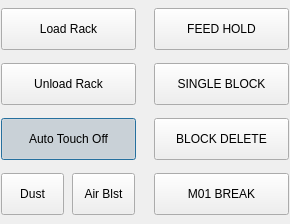
<?xml version="1.0" encoding="UTF-8"?>
<ui version="4.0">
 <class>USER_BUTTONS</class>
 <widget class="QWidget" name="USER_BUTTONS">
  <property name="geometry">
   <rect>
    <x>0</x>
    <y>0</y>
    <width>290</width>
    <height>224</height>
   </rect>
  </property>
  <property name="sizePolicy">
   <sizepolicy hsizetype="Preferred" vsizetype="Preferred">
    <horstretch>0</horstretch>
    <verstretch>0</verstretch>
   </sizepolicy>
  </property>
  <property name="windowTitle">
   <string>User Buttons</string>
  </property>
  <property name="layoutDirection">
   <enum>Qt::LeftToRight</enum>
  </property>
  <layout class="QGridLayout" name="gridLayout">
   <property name="leftMargin">
    <number>1</number>
   </property>
   <property name="topMargin">
    <number>3</number>
   </property>
   <property name="rightMargin">
    <number>1</number>
   </property>
   <property name="bottomMargin">
    <number>1</number>
   </property>
   <property name="horizontalSpacing">
    <number>3</number>
   </property>
   <property name="verticalSpacing">
    <number>8</number>
   </property>
   <item row="0" column="2">
    <widget class="ActionButton" name="feed_hold_button">
     <property name="sizePolicy">
      <sizepolicy hsizetype="Preferred" vsizetype="Fixed">
       <horstretch>0</horstretch>
       <verstretch>0</verstretch>
      </sizepolicy>
     </property>
     <property name="minimumSize">
      <size>
       <width>135</width>
       <height>42</height>
      </size>
     </property>
     <property name="maximumSize">
      <size>
       <width>16777215</width>
       <height>42</height>
      </size>
     </property>
     <property name="focusPolicy">
      <enum>Qt::NoFocus</enum>
     </property>
     <property name="styleSheet">
      <string notr="true">QPushButton {
   	font: 15pt &quot;Bebas Kai&quot;;
}</string>
     </property>
     <property name="text">
      <string>FEED HOLD</string>
     </property>
     <property name="checkable">
      <bool>true</bool>
     </property>
     <property name="rules" stdset="0">
      <string>[{&quot;channels&quot;: [{&quot;url&quot;: &quot;status:interp_state?text&quot;, &quot;trigger&quot;: true}], &quot;property&quot;: &quot;Checked&quot;, &quot;expression&quot;: &quot;ch[0] == 'Paused'&quot;, &quot;name&quot;: &quot;check when paused&quot;}]</string>
     </property>
     <property name="actionName" stdset="0">
      <string>program.pause</string>
     </property>
    </widget>
   </item>
   <item row="1" column="1">
    <widget class="QLabel" name="label_2">
     <property name="sizePolicy">
      <sizepolicy hsizetype="Preferred" vsizetype="Preferred">
       <horstretch>1</horstretch>
       <verstretch>0</verstretch>
      </sizepolicy>
     </property>
    </widget>
   </item>
   <item row="3" column="1">
    <widget class="QLabel" name="label_4">
     <property name="sizePolicy">
      <sizepolicy hsizetype="Preferred" vsizetype="Preferred">
       <horstretch>1</horstretch>
       <verstretch>0</verstretch>
      </sizepolicy>
     </property>
    </widget>
   </item>
   <item row="2" column="2">
    <widget class="ActionButton" name="block_delete_button">
     <property name="sizePolicy">
      <sizepolicy hsizetype="Preferred" vsizetype="Fixed">
       <horstretch>0</horstretch>
       <verstretch>0</verstretch>
      </sizepolicy>
     </property>
     <property name="minimumSize">
      <size>
       <width>135</width>
       <height>42</height>
      </size>
     </property>
     <property name="maximumSize">
      <size>
       <width>16777215</width>
       <height>42</height>
      </size>
     </property>
     <property name="focusPolicy">
      <enum>Qt::NoFocus</enum>
     </property>
     <property name="styleSheet">
      <string notr="true">QPushButton {
   	font: 15pt &quot;Bebas Kai&quot;;
}</string>
     </property>
     <property name="text">
      <string>BLOCK DELETE</string>
     </property>
     <property name="checkable">
      <bool>true</bool>
     </property>
     <property name="actionName" stdset="0">
      <string>program.block-delete.toggle</string>
     </property>
    </widget>
   </item>
   <item row="1" column="0">
    <widget class="MDIButton" name="unload_rack">
     <property name="minimumSize">
      <size>
       <width>135</width>
       <height>42</height>
      </size>
     </property>
     <property name="maximumSize">
      <size>
       <width>16777215</width>
       <height>42</height>
      </size>
     </property>
     <property name="styleSheet">
      <string notr="true">QPushButton {
   	font: 15pt &quot;Bebas Kai&quot;;
}</string>
     </property>
     <property name="text">
      <string>Unload Rack</string>
     </property>
     <property name="MDICommand" stdset="0">
      <string>M14</string>
     </property>
    </widget>
   </item>
   <item row="0" column="1">
    <widget class="QLabel" name="label">
     <property name="sizePolicy">
      <sizepolicy hsizetype="Preferred" vsizetype="Preferred">
       <horstretch>1</horstretch>
       <verstretch>0</verstretch>
      </sizepolicy>
     </property>
    </widget>
   </item>
   <item row="2" column="1">
    <widget class="QLabel" name="label_3">
     <property name="sizePolicy">
      <sizepolicy hsizetype="Preferred" vsizetype="Preferred">
       <horstretch>1</horstretch>
       <verstretch>0</verstretch>
      </sizepolicy>
     </property>
    </widget>
   </item>
   <item row="1" column="2">
    <widget class="ActionButton" name="single_block_button">
     <property name="sizePolicy">
      <sizepolicy hsizetype="Preferred" vsizetype="Fixed">
       <horstretch>0</horstretch>
       <verstretch>0</verstretch>
      </sizepolicy>
     </property>
     <property name="minimumSize">
      <size>
       <width>135</width>
       <height>42</height>
      </size>
     </property>
     <property name="maximumSize">
      <size>
       <width>16777215</width>
       <height>42</height>
      </size>
     </property>
     <property name="focusPolicy">
      <enum>Qt::NoFocus</enum>
     </property>
     <property name="styleSheet">
      <string notr="true">QPushButton {
   	font: 15pt &quot;Bebas Kai&quot;;
}</string>
     </property>
     <property name="text">
      <string>SINGLE BLOCK</string>
     </property>
     <property name="actionName" stdset="0">
      <string>program.step</string>
     </property>
    </widget>
   </item>
   <item row="2" column="0">
    <widget class="HalButton" name="halbutton">
     <property name="minimumSize">
      <size>
       <width>135</width>
       <height>42</height>
      </size>
     </property>
     <property name="styleSheet">
      <string notr="true">QPushButton {
   	font: 15pt &quot;Bebas Kai&quot;;
}</string>
     </property>
     <property name="text">
      <string>Auto Touch Off</string>
     </property>
     <property name="checkable">
      <bool>true</bool>
     </property>
     <property name="checked">
      <bool>true</bool>
     </property>
     <property name="default">
      <bool>true</bool>
     </property>
     <property name="pinBaseName" stdset="0">
      <string>enable-auto-touchoff</string>
     </property>
    </widget>
   </item>
   <item row="0" column="0">
    <widget class="MDIButton" name="load_rack">
     <property name="minimumSize">
      <size>
       <width>135</width>
       <height>42</height>
      </size>
     </property>
     <property name="maximumSize">
      <size>
       <width>16777215</width>
       <height>42</height>
      </size>
     </property>
     <property name="styleSheet">
      <string notr="true">QPushButton {
   	font: 15pt &quot;Bebas Kai&quot;;
}</string>
     </property>
     <property name="text">
      <string>Load Rack</string>
     </property>
     <property name="MDICommand" stdset="0">
      <string>M120</string>
     </property>
    </widget>
   </item>
   <item row="3" column="2">
    <widget class="ActionButton" name="m01_break_button">
     <property name="sizePolicy">
      <sizepolicy hsizetype="Preferred" vsizetype="Fixed">
       <horstretch>0</horstretch>
       <verstretch>0</verstretch>
      </sizepolicy>
     </property>
     <property name="minimumSize">
      <size>
       <width>135</width>
       <height>42</height>
      </size>
     </property>
     <property name="maximumSize">
      <size>
       <width>16777215</width>
       <height>42</height>
      </size>
     </property>
     <property name="focusPolicy">
      <enum>Qt::NoFocus</enum>
     </property>
     <property name="styleSheet">
      <string notr="true">QPushButton {
   	font: 15pt &quot;Bebas Kai&quot;;
}</string>
     </property>
     <property name="text">
      <string>M01 BREAK</string>
     </property>
     <property name="checkable">
      <bool>true</bool>
     </property>
     <property name="actionName" stdset="0">
      <string>program.optional-stop.toggle</string>
     </property>
    </widget>
   </item>
   <item row="3" column="0">
    <layout class="QHBoxLayout" name="horizontalLayout_4">
     <property name="spacing">
      <number>8</number>
     </property>
     <item>
      <widget class="ActionButton" name="flood_button">
       <property name="sizePolicy">
        <sizepolicy hsizetype="Preferred" vsizetype="Fixed">
         <horstretch>0</horstretch>
         <verstretch>0</verstretch>
        </sizepolicy>
       </property>
       <property name="minimumSize">
        <size>
         <width>63</width>
         <height>42</height>
        </size>
       </property>
       <property name="maximumSize">
        <size>
         <width>63</width>
         <height>42</height>
        </size>
       </property>
       <property name="focusPolicy">
        <enum>Qt::NoFocus</enum>
       </property>
       <property name="styleSheet">
        <string notr="true">QPushButton {
   	font: 15pt &quot;Bebas Kai&quot;;
}</string>
       </property>
       <property name="text">
        <string>Dust</string>
       </property>
       <property name="checkable">
        <bool>true</bool>
       </property>
       <property name="actionName" stdset="0">
        <string>coolant.flood.toggle</string>
       </property>
      </widget>
     </item>
     <item>
      <widget class="ActionButton" name="mist_button">
       <property name="sizePolicy">
        <sizepolicy hsizetype="Preferred" vsizetype="Fixed">
         <horstretch>1</horstretch>
         <verstretch>0</verstretch>
        </sizepolicy>
       </property>
       <property name="minimumSize">
        <size>
         <width>63</width>
         <height>42</height>
        </size>
       </property>
       <property name="maximumSize">
        <size>
         <width>63</width>
         <height>42</height>
        </size>
       </property>
       <property name="focusPolicy">
        <enum>Qt::NoFocus</enum>
       </property>
       <property name="styleSheet">
        <string notr="true">QPushButton {
   	font: 15pt &quot;Bebas Kai&quot;;
}</string>
       </property>
       <property name="text">
        <string>Air Blst</string>
       </property>
       <property name="checkable">
        <bool>true</bool>
       </property>
       <property name="actionName" stdset="0">
        <string>coolant.mist.toggle</string>
       </property>
      </widget>
     </item>
    </layout>
   </item>
  </layout>
 </widget>
 <customwidgets>
  <customwidget>
   <class>ActionButton</class>
   <extends>QPushButton</extends>
   <header>qtpyvcp.widgets.button_widgets.action_button</header>
  </customwidget>
  <customwidget>
   <class>MDIButton</class>
   <extends>QPushButton</extends>
   <header>qtpyvcp.widgets.button_widgets.mdi_button</header>
  </customwidget>
  <customwidget>
   <class>HalButton</class>
   <extends>QPushButton</extends>
   <header>qtpyvcp.widgets.hal_widgets.hal_button</header>
  </customwidget>
 </customwidgets>
 <resources/>
 <connections/>
</ui>
